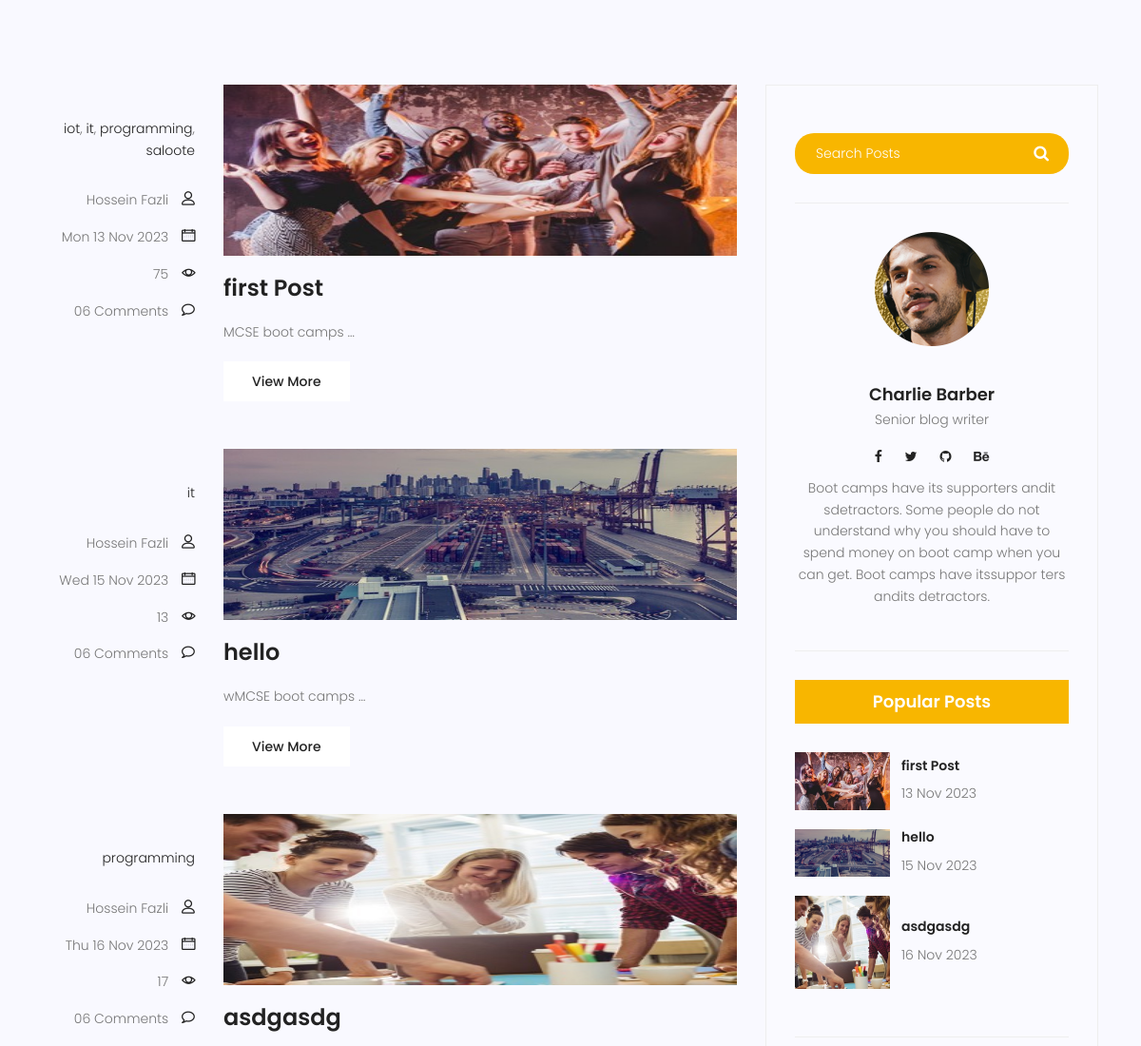
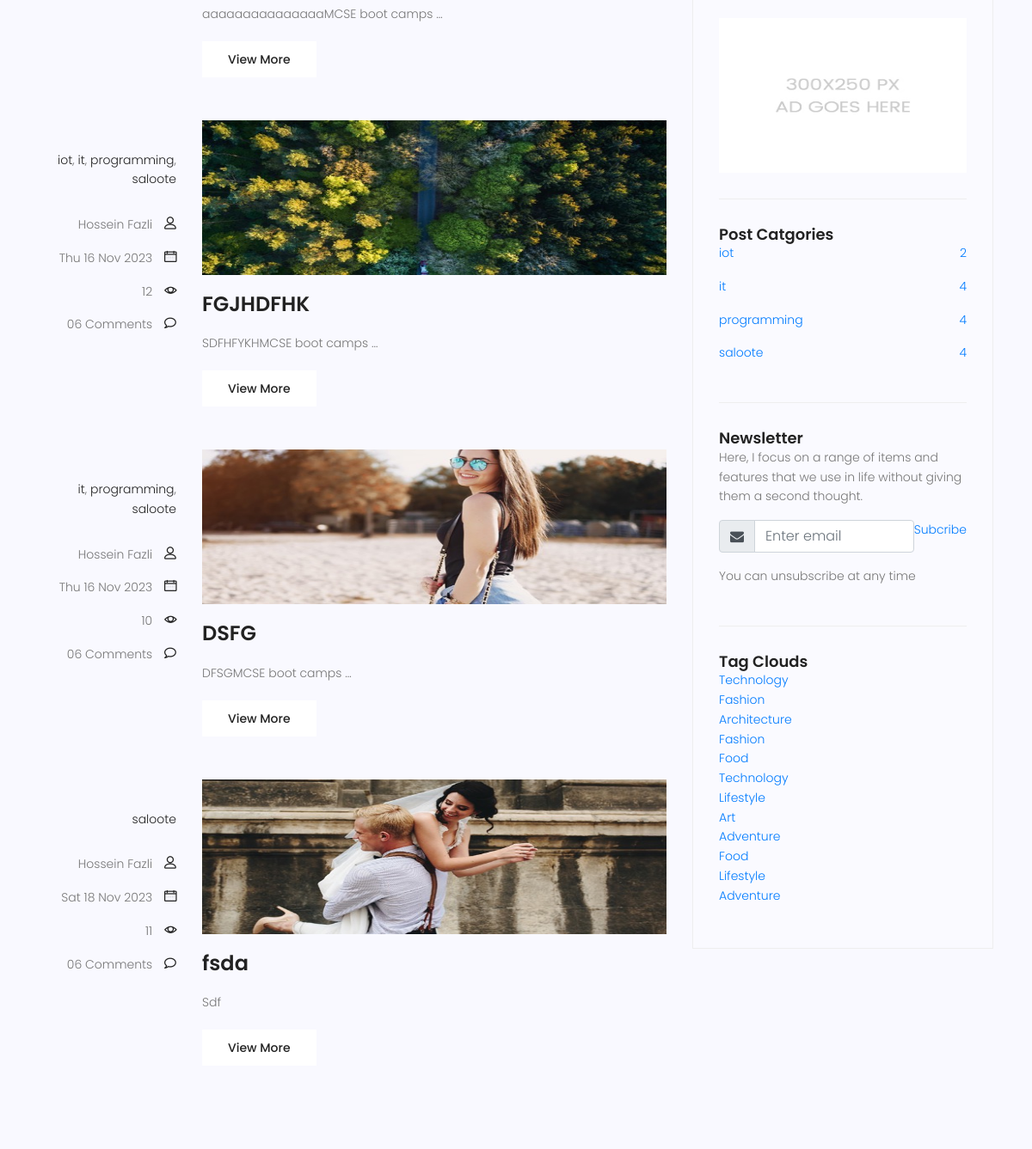
The page /blog/ (middle part) on the database as committed earlier (2 pictures, top to bottom).
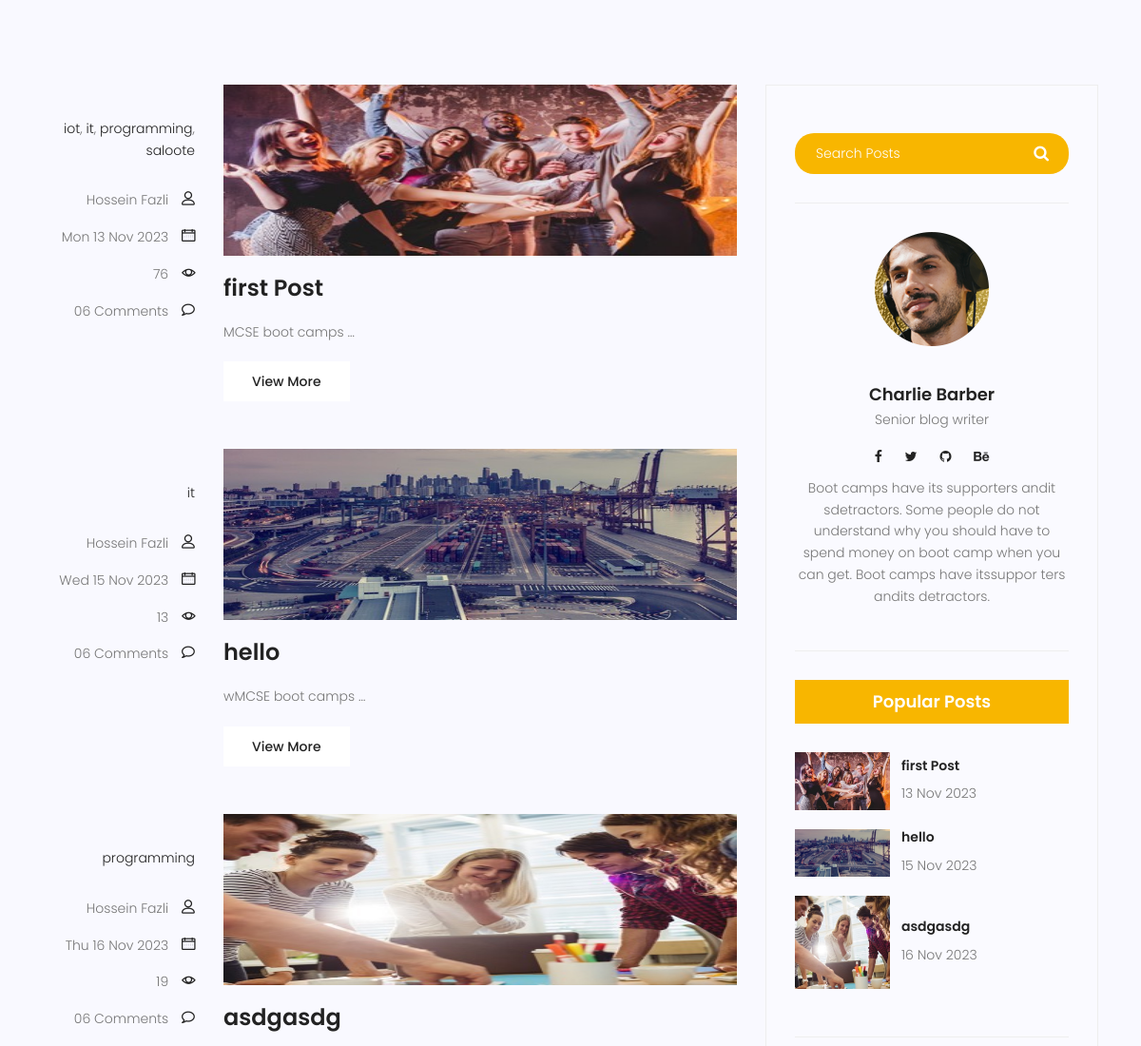
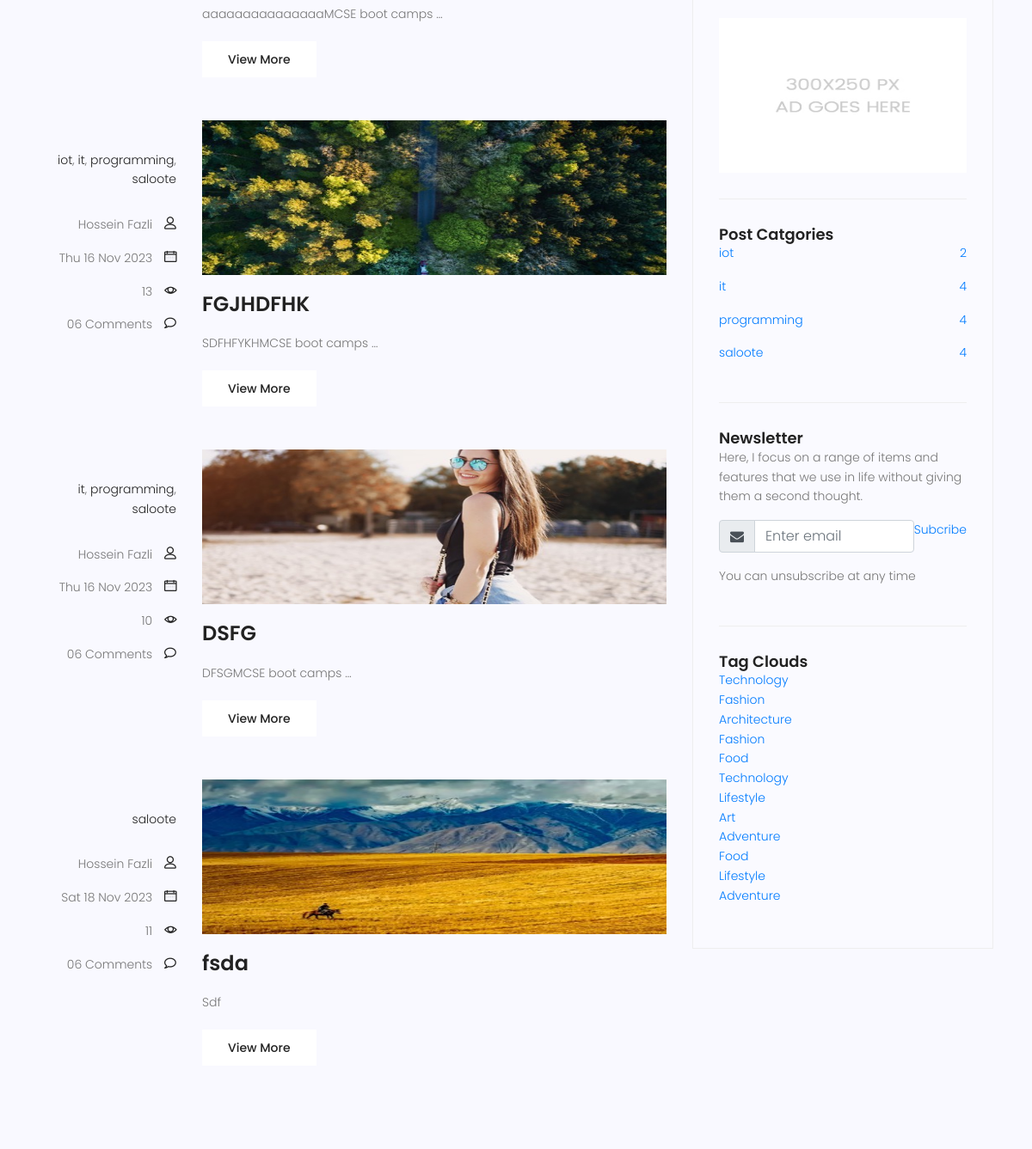
The same page on the database as committed later (2 pictures, top to bottom).
### blog/models.py (models this page shows, shortened)
class Post(models.Model):
    title = models.CharField(max_length=100)
    author=models.ForeignKey(User,on_delete=models.SET_NULL,null=True)
    content = models.TextField()
    created_date= models.DateTimeField(auto_now_add=True)
    updated_date=models.DateTimeField(auto_now=True)
    publish_date=models.DateTimeField(null=True)
    status=models.BooleanField(default=False)
    counted_view=models.IntegerField(default=0)
    image=models.ImageField(upload_to='media/',default='media/blog/default.jpg')
    category=models.ManyToManyField(Category)

### blog/views.py (the view)
# urls.py: path('',blog_view,name='blog'),
def blog_view(request,cat_name=None):
     today = timezone.now().date()
     posts=Post.objects.all()
     posts = Post.objects.filter(publish_date__lte=today, status=True)
     if cat_name:
      posts=posts.filter(category__name=cat_name)
     context={'post':posts}
     return render(request,'blog/blog-home.html',context )

### blog/models.py (called while the page is built)
    def __str__(self) -> str:
        return self.name

### blog/templatetags/blog_tags.py (called while the page is built)
@register.inclusion_tag('blog/latestposts.html')
def latestposts():
    posts=Post.objects.filter(status=1).order_by('publish_date')[:3 ]
    return {'posts':posts}

@register.inclusion_tag('blog/post_categories.html')
def postcategories():
    posts=Post.objects.filter(status=1)
    category=Category.objects.all()
    cat_dict={}
    for name in category:
        cat_dict[name]=posts.filter(category=name).count
    return {'categories':cat_dict}

### templates/blog/blog-home.html (shortened to what the changed rows need)
{% extends 'base.html'%}
{%load blog_tags%}
{% load static%}
{% block content %}
			<section class="post-content-area">
				<div class="container">
					<div class="row">
						<div class="col-lg-8 posts-list">
							{% for post in post%}
							<div class="single-post row">
								<div class="col-lg-3  col-md-3 meta-details">
									<ul class="tags">
										{%for cat in post.category.all%}
										<li><a href="{% url 'category' cat_name=cat.name %}">{{cat.name}}</a>{% if not forloop.last%},{%endif%}</li>
									    {%endfor%}
									</ul>
									<div class="user-details row">
										<p class="user-name col-lg-12 col-md-12 col-6"><a href="#">{{post.author.get_full_name}}</a> <span class="lnr lnr-user"></span></p>
										<p class="date col-lg-12 col-md-12 col-6"><a href="#">{{ post.publish_date|date:"D d M Y" }}</a> <span class="lnr lnr-calendar-full"></span></p>
										<p class="view col-lg-12 col-md-12 col-6"><a href="#">{{post.counted_view}}</a> <span class="lnr lnr-eye"></span></p>
										<p class="comments col-lg-12 col-md-12 col-6"><a href="#">06 Comments</a> <span class="lnr lnr-bubble"></span></p>
									</div>
								</div>
								<div class="col-lg-9 col-md-9 ">
									<div class="feature-img">
										<img class="img-fluid" src="{{post.image.url}}" alt="">
									</div>
									<a class="posts-title" href="{%url 'single' pid=post.pk%}"><h3>{{post.title}}</h3></a>
									<p class="excert">
										{{post.content|truncatewords:3}}
									</p>
									<a href="{%url 'single' pid=post.pk%}" class="primary-btn">View More</a>
								</div>
							</div>
							{% endfor%}
						</div>
						<div class="col-lg-4 sidebar-widgets">
							<div class="widget-wrap">
								{% latestposts %}
							</div>
						</div>
					</div>
				</div>
			</section>
			{% endblock %}

### templates/blog/latestposts.html
{%load static %}
<div class="single-sidebar-widget popular-post-widget">
    <h4 class="popular-title">Popular Posts</h4>
    <div class="popular-post-list">
        {% for post in posts%}
        <div class="single-post-list d-flex flex-row align-items-center">
            <div class="thumb">
                <img class="img-fluid" src="{{post.image.url}}" alt="">
            </div>
            <div class="details">
                <a href="{%url 'single' pid=post.pk%}"><h6>{{post.title}}</h6></a>
                <p>{{post.publish_date|date:'d M Y'}}</p>
            </div>
        </div>
        {%endfor%}
    </div>
</div>

Rows that differ between the two databases and show on the page:
changed Post "first Post": counted_view "75" → "76"
changed Post "asdgasdg": counted_view "17" → "19"
changed Post "FGJHDFHK": counted_view "12" → "13"
changed Post "fsda": image: picture added in place of a placeholder
